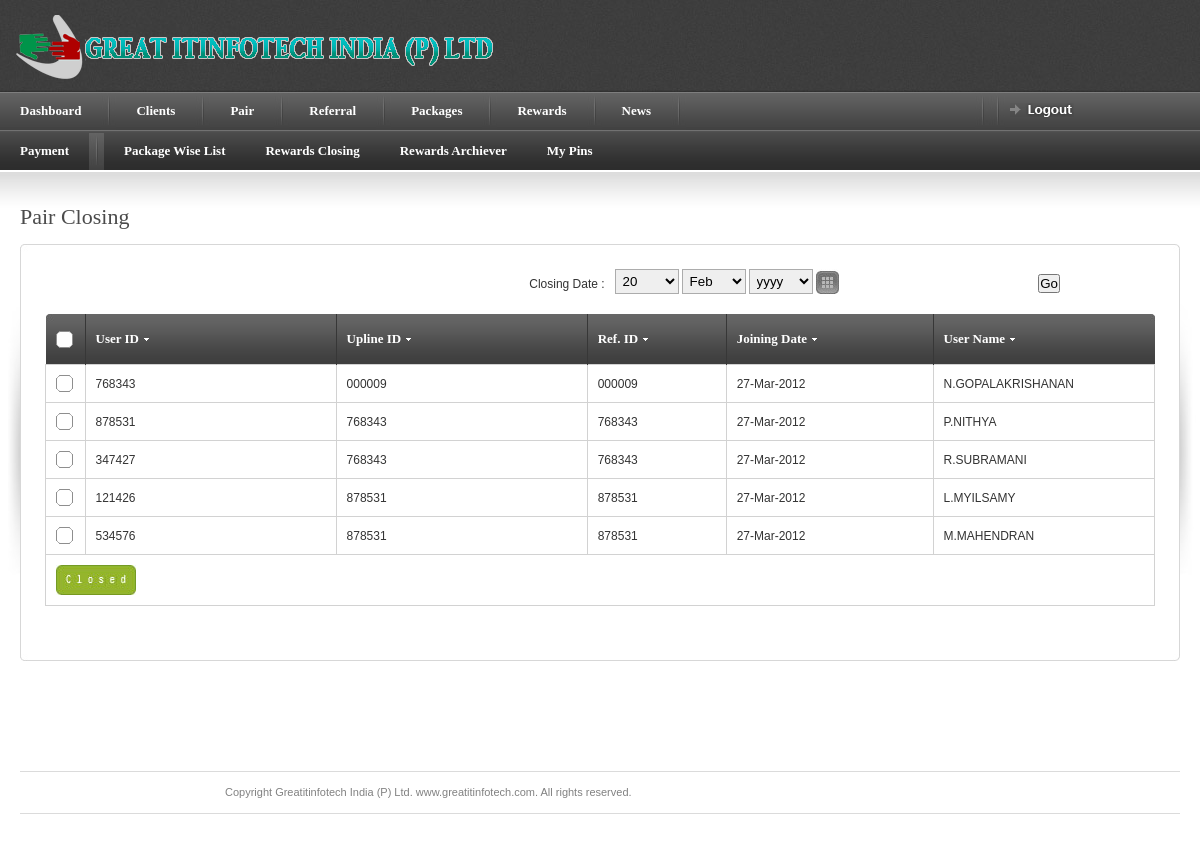
The page /admin/pair_closing.php (signed in) on the database its author committed.
### tables this page shows
CREATE TABLE IF NOT EXISTS `client_list` (
  `client_id` int(50) NOT NULL AUTO_INCREMENT,
  `pin_no` varchar(20) NOT NULL,
  `upline_id` varchar(20) NOT NULL,
  `ref_id` varchar(20) NOT NULL,
  `client_tag` varchar(10) NOT NULL,
  `user_id` varchar(20) NOT NULL,
  `usr_pswd` varchar(30) NOT NULL,
  `usr_name` varchar(50) NOT NULL,
  `usr_father` varchar(50) NOT NULL,
  `usr_nominee` varchar(50) NOT NULL,
  `nominee_relation` varchar(20) NOT NULL,
  `nominee_age` int(10) NOT NULL,
  `nominee_mble` varchar(20) NOT NULL,
  `address` text NOT NULL,
  `email_id` text NOT NULL,
  `package_id` int(10) NOT NULL,
  `package_amut` varchar(20) NOT NULL,
  `mobile` varchar(16) NOT NULL,
  `occupation` varchar(50) NOT NULL,
  `pan_no` text NOT NULL,
  `education` varchar(40) NOT NULL,
  `city` varchar(30) NOT NULL,
  `state` varchar(30) NOT NULL,
  `country` varchar(30) NOT NULL,
  `payment_mode` varchar(20) NOT NULL,
  `bnk_name` text NOT NULL,
  `bnk_acct_no` text NOT NULL,
  `bnk_branch` text NOT NULL,
  `bnk_phone` varchar(30) NOT NULL,
  `bnk_IFSC` varchar(20) NOT NULL,
  `join_dte` date NOT NULL,
  `nxt_pymnt_dte` date NOT NULL,
  `created_dte` date NOT NULL,
  PRIMARY KEY (`client_id`)
);

### admin/pair_closing.php (the view, shortened to what this page needs)
<?php
$clsing_dmy = date('Y-m-d');
$d = date('d');
$mm = date('m');
?>
<!DOCTYPE html PUBLIC "-//W3C//DTD XHTML 1.0 Strict//EN" "http://www.w3.org/TR/xhtml1/DTD/xhtml1-strict.dtd">
<html xmlns="http://www.w3.org/1999/xhtml">
<head>
<link rel="stylesheet" href="css/screen.css" type="text/css" media="screen" title="default" />
<link rel="stylesheet" href="css/datePicker.css" type="text/css" />
</head>
<body>
<?php require_once("header.php"); ?>
<div id="content-outer">
<div id="content">
	<div id="page-heading">
		<h1>Pair Closing </h1>
	</div>
	<table border="0" width="100%" cellpadding="0" cellspacing="0" id="content-table">
	<tr>
		<th rowspan="3" class="sized"><img src="images/shared/side_shadowleft.jpg" width="20" height="300" alt="" /></th>
		<th class="topleft"></th>
		<td id="tbl-border-top">&nbsp;</td>
		<th class="topright"></th>
		<th rowspan="3" class="sized"><img src="images/shared/side_shadowright.jpg" width="20" height="300" alt="" /></th>
	</tr>
	<tr>
		<td id="tbl-border-left"></td>
		<td>
		<div id="content-table-inner">
			<div id="table-content">
  <form id="frm" name="frm" action="" method="get">
  <table width="100%" border="0" cellspacing="0" cellpadding="0">
    <tr>
      <td width="39%" height="29" align="right">Closing Date :&nbsp;&nbsp;&nbsp; </td>
      <td width="29%">
	  <table border="0" cellpadding="0" cellspacing="0">
                          <tr  valign="top">
						<td>
						<select name="d" class="styledselect-day" id="d">
						<?php for($j=1; $j<=31; $j++) { ?>
						<option value="<?php echo $j; ?>" <?php if($j==$d) { echo "selected=selected"; } ?>><?php echo $j; ?></option>
						<?php } ?>
						</select></td>
                            <td><select name="m" class="styledselect-month" id="m">
                                <option value="02" <?php if($mm=='02') { echo "selected"; } ?>>Feb</option>
                              </select>                            </td>
                            <td><select name="y"  class="styledselect-year"  id="y">
                                <option value="">yyyy</option>
                              </select>                            </td>
                            <td><a href=""  id="date-pick"><img src="images/forms/icon_calendar.jpg"   alt="" /></a></td>
                          </tr>
                    </table>	  </td>
      <td width="8%"><input type="submit" name="Submit" value="Go" /></td>
    </tr>
  </table>
  </form>
  <br />
                <form name="mainform" id="mainform" method="post" action="pair_clsing_cal.php">
				<table border="0" width="100%" cellpadding="0" cellspacing="0" id="product-table">
				<tr>
					<th class="table-header-check"><a id="toggle-all" ></a></th>
					<th class="table-header-repeat line-left minwidth-1"><a href="">User ID</a>	</th>
					<th class="table-header-repeat line-left minwidth-1"><a href="">Upline ID </a></th>
					<th class="table-header-repeat line-left"><a href="">Ref. ID </a></th>
					<th class="table-header-repeat line-left"><a href="">Joining Date </a></th>
					<th class="table-header-options line-left"><a href="">User Name </a></th>
				</tr>
				<?php
				$sqlstr = "SELECT * FROM client_list WHERE `user_id` NOT IN(SELECT DISTINCT user_id FROM last_pp_detls where  	clsng_dt_id = '".$clsing_dmy."') limit 0,5";
				$res = mysql_query($sqlstr) or die(mysql_error());
				$numresult = mysql_num_rows($res);
				if($numresult!=0)
				{
				 while($result = mysql_fetch_array($res))
				 {
				?>
				<tr>
					<td><input type="checkbox" name="clsing_id[]" id="clsing_id" value="<?php echo $result['client_id']; ?>"/></td>
					<td><?php echo $result['user_id']; ?></td>
					<td><?php echo $result['upline_id']; ?></td>
					<td><?php echo $result['ref_id']; ?></td>
					<td><?php echo date("d-M-Y",strtotime($result['join_dte'])); ?></td>
					<td class="options-width"><?php echo $result['usr_name']; ?></td>
				</tr>
		  <?php
		         }
			   }
				else { ?>
				<?php }
				 ?>
				<tr>
				  <td colspan="6" align="center">
				  <input name="button" type="submit" class="form-submit2" value=""/></td>
				  </tr>
				</table>
				</form>
			</div>
		</div>
		</td>
		<td id="tbl-border-right"></td>
	</tr>
	<tr>
		<th class="sized bottomleft"></th>
		<td id="tbl-border-bottom">&nbsp;</td>
		<th class="sized bottomright"></th>
	</tr>
	</table>
</div>
</div>
<?php require_once("footer.php"); ?>
</body>
</html>

### admin/header.php (shortened to what this page needs)
<div id="page-top-outer">
<div id="page-top">
	<div id="logo">
	<a href=""><img src="../images/logo_weltr.png" alt="GREATITINFOTECH" width="520" height="65" border="0"/></a>	</div>
</div>
</div>
<div class="nav-outer-repeat">
<div class="nav-outer">
		<div id="nav-right">
			<div class="nav-divider">&nbsp;</div>
			<div class="nav-divider">&nbsp;</div>
			<a href="index.php" id="logout"><img src="images/shared/nav/nav_logout.gif" width="64" height="14" alt="" /></a>
		</div>
		<div class="nav">
		<div class="table">
		<?php $filename = basename($_SERVER['PHP_SELF']); ?>
		<ul <?php if($filename=='welcome.php') { ?>class="current"<?php } else { ?>class="select"<?php } ?>><li><a href="welcome.php"><b>Dashboard </b></a>
</li>
		</ul>
		<div class="nav-divider">&nbsp;</div>
		<ul <?php if($filename=='client_list.php' || $filename=='add_clients.php' || $filename=='edit_clients.php' || $filename=='view_clients.php') { ?>class="current"<?php } else { ?>class="select"<?php } ?>><li><a href="client_list.php"><b>Clients</b></a>
</li>
		</ul>
		<div class="nav-divider">&nbsp;</div>
		<ul <?php if($filename=='pair_payments.php') { ?>class="current"<?php } else { ?>class="select"<?php } ?>>
		<li><a href="#"><b>Pair</b></a>
</li>
		</ul>
		<div class="nav-divider">&nbsp;</div>
		<ul <?php if($filename=='referral_count.php') { ?>class="current"<?php } else { ?>class="select"<?php } ?>><li><a href="referral_count.php"><b>Referral</b></a>
		</li>
		</ul>
		<div class="nav-divider">&nbsp;</div>
		<ul <?php if($filename=='package.php') { ?>class="current"<?php } else { ?>class="select"<?php } ?>><li><a href="package.php"><b>Packages</b></a>
</li>
		</ul>
		<div class="nav-divider">&nbsp;</div>
		<ul <?php if($filename=='rewards.php') { ?>class="current"<?php } else { ?>class="select"<?php } ?>><li><a href="rewards.php"><b>Rewards</b></a></li>
		</ul>
		<div class="nav-divider">&nbsp;</div>
		<ul <?php if($filename=='news.php'|| $filename=='edit_news.php') { ?>class="current"<?php } else { ?>class="select"<?php } ?>><li><a href="news.php"><b>News</b></a></li>
		</ul>
		<div class="nav-divider">&nbsp;</div>
		<ul <?php if($filename=='news.php'|| $filename=='edit_news.php') { ?>class="current"<?php } else { ?>class="select"<?php } ?>><li><a href="old_month_payment.php"><b>Payment</b></a></li>
		</ul>
		<div class="nav-divider">&nbsp;</div>
<ul <?php if($filename=='packge_wse_lst.php') { ?>class="current"<?php } else { ?>class="select"<?php } ?>><li><a href="packge_wse_lst.php"><b>Package Wise List</b></a></li>
		</ul>
		<ul <?php if($filename=='rewards_closing.php') { ?>class="current"<?php } else { ?>class="select"<?php } ?>><li><a href="rewards_closing.php"><b>Rewards Closing</b></a></li>
		</ul>
		<ul <?php if($filename=='rewards_archiver.php') { ?>class="current"<?php } else { ?>class="select"<?php } ?>><li><a href="rewards_archiver.php"><b>Rewards Archiever</b></a></li>
		</ul>
		<ul <?php if($filename=='pin_generate.php') { ?>class="current"<?php } else { ?>class="select"<?php } ?>>
		<li><a href="pin_generate.php"><b>My Pins</b></a></li>
		</ul>
		</div>
		</div>
</div>
</div>

### admin/footer.php (shortened to what this page needs)
<div id="footer">
	<div id="footer-left">
	Copyright Greatitinfotech India (P) Ltd. <a href="http://www.greatitinfotech.com" target="_blank">www.greatitinfotech.com</a>. All rights reserved.</div>
</div>

### rows shown on the page
client_list: user "768343", upline "000009", ref "000009", join_dte "27-Mar-2012", usr_name "N.GOPALAKRISHANAN"
client_list: user "878531", upline "768343", ref "768343", join_dte "27-Mar-2012", usr_name "P.NITHYA"
client_list: user "347427", upline "768343", ref "768343", join_dte "27-Mar-2012", usr_name "R.SUBRAMANI"
client_list: user "121426", upline "878531", ref "878531", join_dte "27-Mar-2012", usr_name "L.MYILSAMY"
client_list: user "534576", upline "878531", ref "878531", join_dte "27-Mar-2012", usr_name "M.MAHENDRAN"

### other values the page prints
form field d "20"
